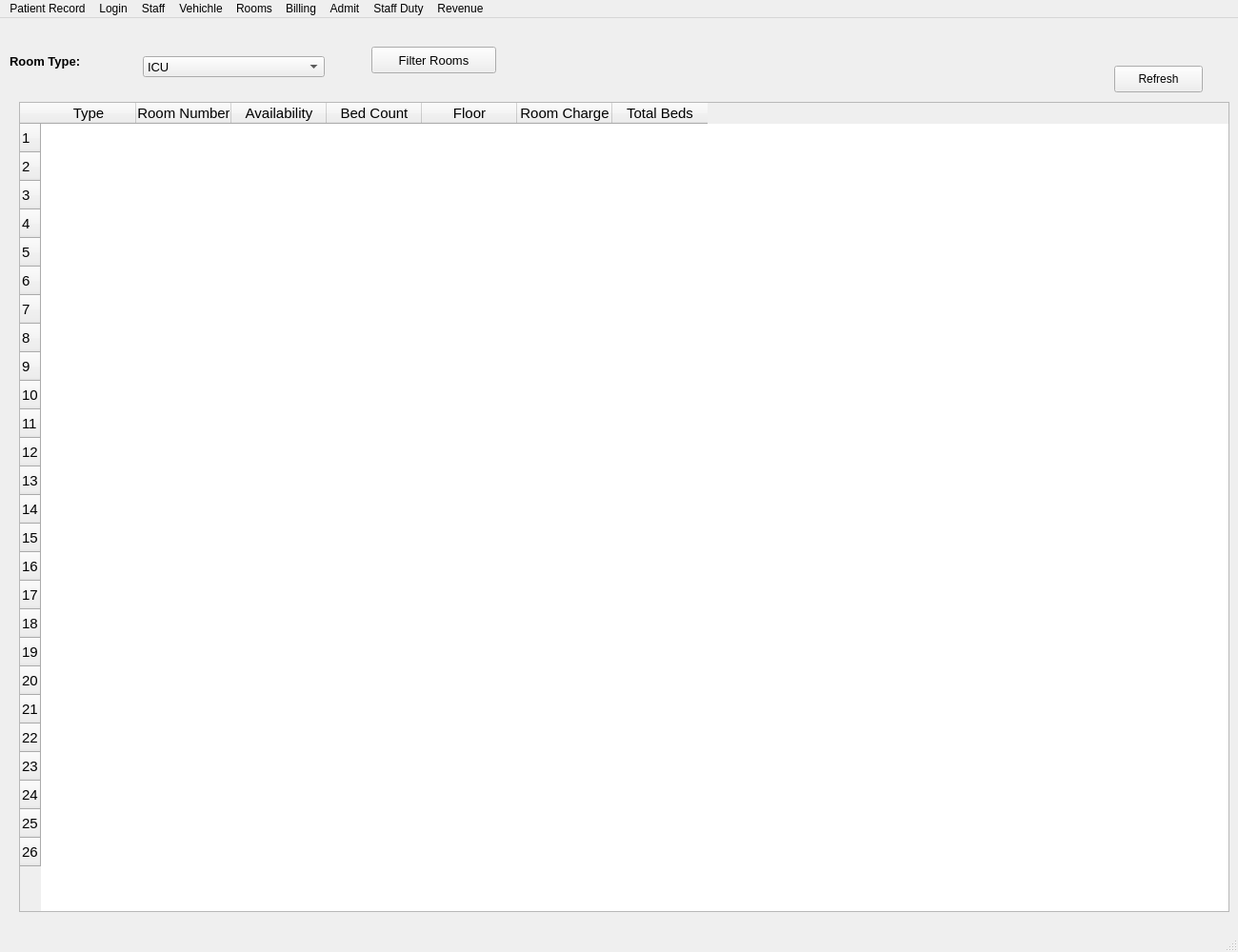
<?xml version="1.0" encoding="UTF-8"?>
<ui version="4.0">
 <class>MainWindow</class>
 <widget class="QMainWindow" name="MainWindow">
  <property name="geometry">
   <rect>
    <x>0</x>
    <y>0</y>
    <width>1300</width>
    <height>1000</height>
   </rect>
  </property>
  <property name="windowTitle">
   <string>MainWindow</string>
  </property>
  <widget class="QWidget" name="MainWidget">
   <widget class="QLabel" name="RoomLabel">
    <property name="geometry">
     <rect>
      <x>10</x>
      <y>30</y>
      <width>111</width>
      <height>31</height>
     </rect>
    </property>
    <property name="font">
     <font>
      <pointsize>10</pointsize>
      <weight>75</weight>
      <bold>true</bold>
     </font>
    </property>
    <property name="text">
     <string>Room Type:</string>
    </property>
   </widget>
   <widget class="QComboBox" name="RoomCombo">
    <property name="geometry">
     <rect>
      <x>150</x>
      <y>40</y>
      <width>191</width>
      <height>22</height>
     </rect>
    </property>
    <property name="font">
     <font>
      <pointsize>10</pointsize>
     </font>
    </property>
    <item>
     <property name="text">
      <string>ICU</string>
     </property>
    </item>
    <item>
     <property name="text">
      <string>VIP Ward</string>
     </property>
    </item>
    <item>
     <property name="text">
      <string>Private Ward</string>
     </property>
    </item>
    <item>
     <property name="text">
      <string>General Ward</string>
     </property>
    </item>
    <item>
     <property name="text">
      <string>Operation Theatre</string>
     </property>
    </item>
   </widget>
   <widget class="QPushButton" name="pushButton">
    <property name="geometry">
     <rect>
      <x>390</x>
      <y>30</y>
      <width>131</width>
      <height>28</height>
     </rect>
    </property>
    <property name="font">
     <font>
      <pointsize>10</pointsize>
     </font>
    </property>
    <property name="text">
     <string>Filter Rooms</string>
    </property>
   </widget>
   <widget class="QPushButton" name="button">
    <property name="geometry">
     <rect>
      <x>1170</x>
      <y>50</y>
      <width>93</width>
      <height>28</height>
     </rect>
    </property>
    <property name="text">
     <string>Refresh</string>
    </property>
   </widget>
   <widget class="QTableWidget" name="tableWidget">
    <property name="geometry">
     <rect>
      <x>20</x>
      <y>88</y>
      <width>1271</width>
      <height>851</height>
     </rect>
    </property>
    <property name="font">
     <font>
      <pointsize>11</pointsize>
     </font>
    </property>
    <property name="showGrid">
     <bool>false</bool>
    </property>
    <property name="sortingEnabled">
     <bool>true</bool>
    </property>
    <row>
     <property name="text">
      <string>1</string>
     </property>
    </row>
    <row>
     <property name="text">
      <string>2</string>
     </property>
    </row>
    <row>
     <property name="text">
      <string>3</string>
     </property>
    </row>
    <row>
     <property name="text">
      <string>4</string>
     </property>
    </row>
    <row>
     <property name="text">
      <string>5</string>
     </property>
    </row>
    <row>
     <property name="text">
      <string>6</string>
     </property>
    </row>
    <row>
     <property name="text">
      <string>7</string>
     </property>
    </row>
    <row>
     <property name="text">
      <string>8</string>
     </property>
    </row>
    <row>
     <property name="text">
      <string>9</string>
     </property>
    </row>
    <row>
     <property name="text">
      <string>10</string>
     </property>
    </row>
    <row>
     <property name="text">
      <string>11</string>
     </property>
    </row>
    <row>
     <property name="text">
      <string>12</string>
     </property>
    </row>
    <row>
     <property name="text">
      <string>13</string>
     </property>
    </row>
    <row>
     <property name="text">
      <string>14</string>
     </property>
    </row>
    <row>
     <property name="text">
      <string>15</string>
     </property>
    </row>
    <row>
     <property name="text">
      <string>16</string>
     </property>
    </row>
    <row>
     <property name="text">
      <string>17</string>
     </property>
    </row>
    <row>
     <property name="text">
      <string>18</string>
     </property>
    </row>
    <row>
     <property name="text">
      <string>19</string>
     </property>
    </row>
    <row>
     <property name="text">
      <string>20</string>
     </property>
    </row>
    <row>
     <property name="text">
      <string>21</string>
     </property>
    </row>
    <row>
     <property name="text">
      <string>22</string>
     </property>
    </row>
    <row>
     <property name="text">
      <string>23</string>
     </property>
    </row>
    <row>
     <property name="text">
      <string>24</string>
     </property>
    </row>
    <row>
     <property name="text">
      <string>25</string>
     </property>
    </row>
    <row>
     <property name="text">
      <string>26</string>
     </property>
    </row>
    <column>
     <property name="text">
      <string>Type</string>
     </property>
    </column>
    <column>
     <property name="text">
      <string>Room Number</string>
     </property>
    </column>
    <column>
     <property name="text">
      <string>Availability</string>
     </property>
    </column>
    <column>
     <property name="text">
      <string>Bed Count</string>
     </property>
    </column>
    <column>
     <property name="text">
      <string>Floor</string>
     </property>
    </column>
    <column>
     <property name="text">
      <string>Room Charge</string>
     </property>
    </column>
    <column>
     <property name="text">
      <string>Total Beds</string>
     </property>
    </column>
   </widget>
  </widget>
  <widget class="QMenuBar" name="menubar">
   <property name="geometry">
    <rect>
     <x>0</x>
     <y>0</y>
     <width>1300</width>
     <height>26</height>
    </rect>
   </property>
   <widget class="QMenu" name="PRecordMenu">
    <property name="title">
     <string>Patient Record</string>
    </property>
   </widget>
   <widget class="QMenu" name="LoginMenu">
    <property name="title">
     <string>Login</string>
    </property>
   </widget>
   <widget class="QMenu" name="StaffMenu">
    <property name="title">
     <string>Staff</string>
    </property>
   </widget>
   <widget class="QMenu" name="VehichleMenu">
    <property name="title">
     <string>Vehichle</string>
    </property>
   </widget>
   <widget class="QMenu" name="RoomsMenu">
    <property name="title">
     <string>Rooms</string>
    </property>
   </widget>
   <widget class="QMenu" name="BillingMenu">
    <property name="title">
     <string>Billing</string>
    </property>
   </widget>
   <widget class="QMenu" name="StaffDutyMenu">
    <property name="title">
     <string>Staff Duty</string>
    </property>
   </widget>
   <widget class="QMenu" name="RevenueMenu">
    <property name="title">
     <string>Revenue</string>
    </property>
   </widget>
   <widget class="QMenu" name="AdmitMenu">
    <property name="title">
     <string>Admit</string>
    </property>
   </widget>
   <addaction name="PRecordMenu"/>
   <addaction name="LoginMenu"/>
   <addaction name="StaffMenu"/>
   <addaction name="VehichleMenu"/>
   <addaction name="RoomsMenu"/>
   <addaction name="BillingMenu"/>
   <addaction name="AdmitMenu"/>
   <addaction name="StaffDutyMenu"/>
   <addaction name="RevenueMenu"/>
  </widget>
  <widget class="QStatusBar" name="statusbar"/>
 </widget>
 <resources/>
 <connections/>
</ui>
